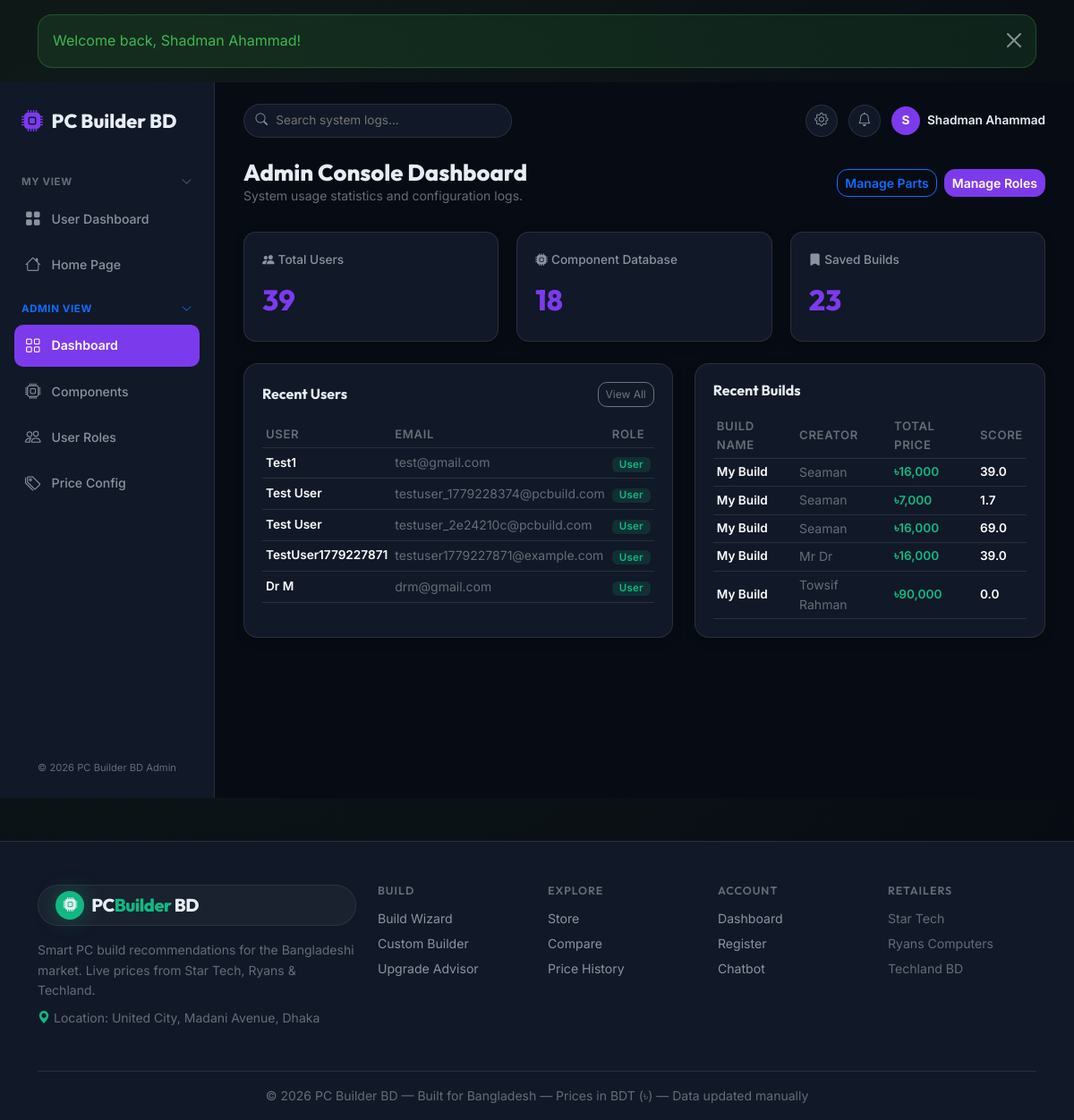
Page /admin/index.php (signed in) on the earlier database version.
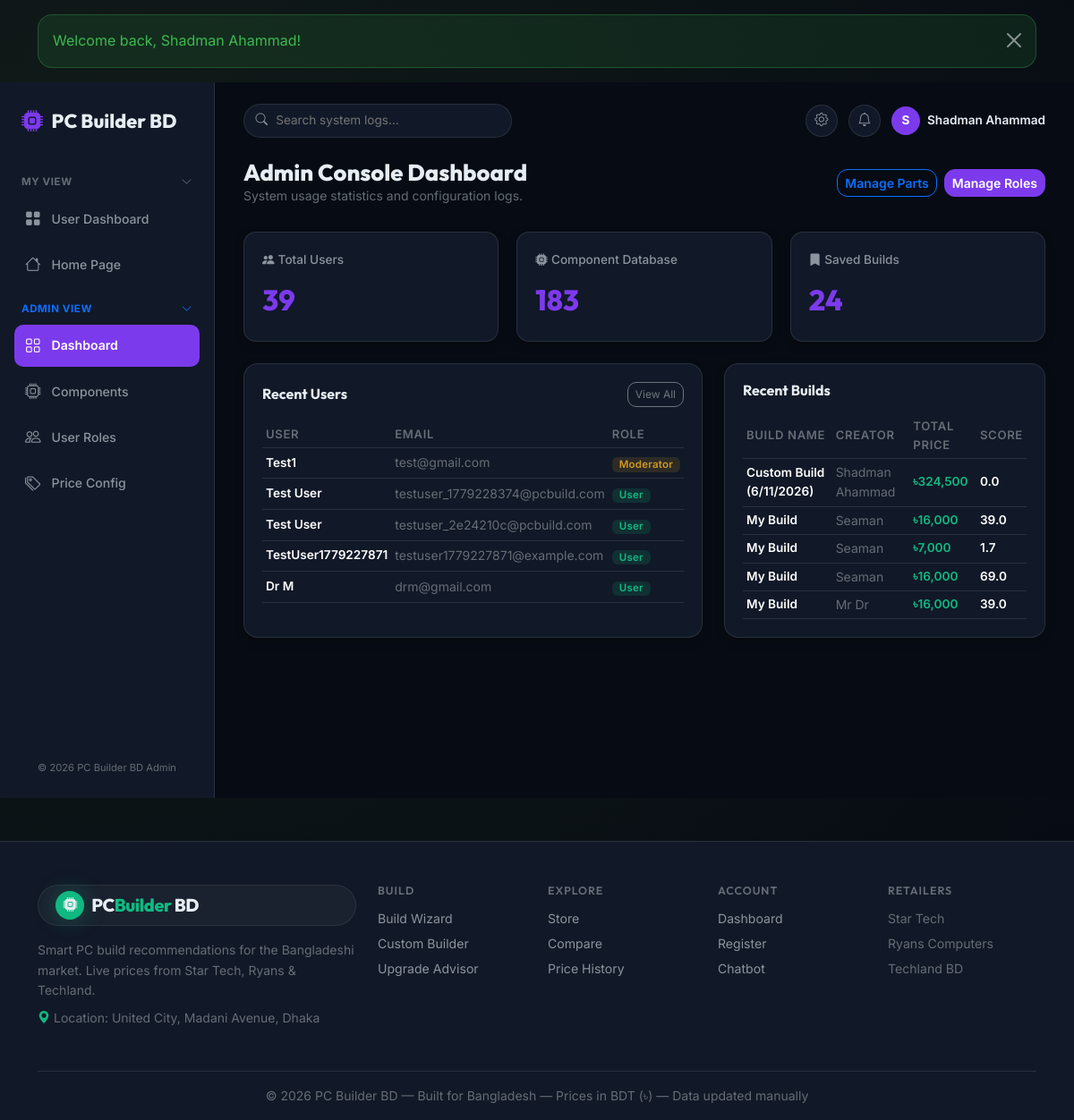
Same page on the later database version.
### tables this page shows
CREATE TABLE `user` (
  `user_id` int(11) NOT NULL AUTO_INCREMENT,
  `user_name` varchar(30) NOT NULL,
  `email` varchar(100) NOT NULL,
  `user_password` varchar(255) NOT NULL,
  `role` enum('user','admin','moderator') NOT NULL DEFAULT 'user',
  `created_at` timestamp NOT NULL DEFAULT current_timestamp(),
  PRIMARY KEY (`user_id`)
);

CREATE TABLE `build` (
  `build_id` int(11) NOT NULL AUTO_INCREMENT,
  `user_id` int(11) NOT NULL,
  `total_price` decimal(10,2) NOT NULL,
  `fps` int(11) NOT NULL,
  `wattage` int(11) NOT NULL,
  `name` varchar(200) NOT NULL DEFAULT 'My Build',
  `purpose` varchar(50) NOT NULL DEFAULT 'general',
  `score` decimal(6,2) NOT NULL DEFAULT 0.00,
  `created_at` timestamp NOT NULL DEFAULT current_timestamp(),
  PRIMARY KEY (`build_id`),
  KEY `fk_user_id_build` (`user_id`),
  CONSTRAINT `fk_user_id_build` FOREIGN KEY (`user_id`) REFERENCES `user` (`user_id`) ON DELETE CASCADE ON UPDATE CASCADE
);

### includes/db.php (called while the page is built, shortened)
<?php
function get_db(): PDO {
    static $pdo = null;
    if ($pdo !== null) return $pdo;
    $dsn = sprintf(
        'mysql:host=%s;dbname=%s;charset=%s',
        DB_HOST, DB_NAME, DB_CHARSET
    );
    try {
        $pdo = new PDO($dsn, DB_USER, DB_PASS, [
            PDO::ATTR_ERRMODE            => PDO::ERRMODE_EXCEPTION,
            PDO::ATTR_DEFAULT_FETCH_MODE => PDO::FETCH_ASSOC,
            PDO::ATTR_EMULATE_PREPARES   => false,
        ]);
    } catch (PDOException $e) {
        if (APP_ENV === 'production') {
            http_response_code(500);
            die('Database connection failed.');
        }
        throw $e;
    }
    return $pdo;
}
function db_query(string $sql, array $params = []): array {
    $stmt = get_db()->prepare($sql);
    $stmt->execute($params);
    return $stmt->fetchAll();
}
function db_row(string $sql, array $params = []): ?array {
    $stmt = get_db()->prepare($sql);
    $stmt->execute($params);
    $row = $stmt->fetch();
    return $row !== false ? $row : null;
}

### admin/index.php (the view, shortened to what the changed rows need)
<?php
require_once __DIR__ . '/../includes/db.php';
require_once __DIR__ . '/../includes/functions.php';
$total_comps  = db_row('SELECT COUNT(*) c FROM component')['c'];
$total_builds = db_row('SELECT COUNT(*) c FROM `build`')['c'];
$recent_users = db_query('SELECT user_id,user_name,email,role,created_at FROM `user` ORDER BY created_at DESC LIMIT 5');
$recent_builds= db_query(
    'SELECT b.build_id,b.name,b.total_price,b.score,b.created_at,u.user_name FROM `build` b
     JOIN `user` u ON u.user_id=b.user_id ORDER BY b.created_at DESC LIMIT 5'
);
include __DIR__ . '/../templates/header.php';
?>
<div class="admin-layout-wrapper">
  <main class="admin-workspace">
    <div class="d-flex justify-content-between align-items-center mb-1">
      <div>
        <h2 style="font-family: var(--font-head); font-weight:800; font-size:1.6rem; color:var(--text-primary); margin:0;">Admin Console Dashboard</h2>
      </div>
    </div>
    <div class="admin-kpis-grid">
      <div class="admin-kpi-card">
        <div class="admin-kpi-title"><i class="bi bi-cpu-fill me-1"></i>Component Database</div>
        <div class="admin-kpi-value"><?= number_format((int)$total_comps) ?></div>
      </div>
      <div class="admin-kpi-card">
        <div class="admin-kpi-title"><i class="bi bi-bookmark-fill me-1"></i>Saved Builds</div>
        <div class="admin-kpi-value"><?= number_format((int)$total_builds) ?></div>
      </div>
    </div>
    <div class="admin-row-panels">
      <div class="admin-panel-card">
        <div class="table-responsive">
          <table class="table table-sm table-hover mb-0">
            <thead><tr><th>User</th><th>Email</th><th>Role</th></tr></thead>
            <tbody>
              <?php foreach ($recent_users as $u): ?>
                <tr>
                  <td class="fw-600" style="font-size:0.85rem;"><?= sanitise($u['user_name']) ?></td>
                  <td class="text-muted small"><?= sanitise($u['email']) ?></td>
                  <td>
                    <?php
                      $rClass = match($u['role'] ?? 'user') {
                          'admin'     => 'badge-role-admin',
                          'moderator' => 'badge-role-moderator',
                          default     => 'badge-role-user',
                      };
                    ?>
                    <span class="badge <?= $rClass ?>"><?= ucfirst(sanitise($u['role'] ?? 'user')) ?></span>
                  </td>
                </tr>
              <?php endforeach; ?>
            </tbody>
          </table>
        </div>
      </div>
      <div class="admin-panel-card">
        <div class="table-responsive">
          <table class="table table-sm table-hover mb-0">
            <thead><tr><th>Build Name</th><th>Creator</th><th>Total Price</th><th>Score</th></tr></thead>
            <tbody>
              <?php foreach ($recent_builds as $b): ?>
                <tr>
                  <td class="fw-600" style="font-size:0.85rem;"><?= sanitise($b['name']) ?></td>
                  <td class="text-muted small"><?= sanitise($b['user_name']) ?></td>
                  <td class="text-accent fw-600" style="font-size:0.85rem;"><?= format_bdt((float)$b['total_price']) ?></td>
                  <td style="font-size:0.85rem; font-weight:600;"><?= number_format((float)$b['score'], 1) ?></td>
                </tr>
              <?php endforeach; ?>
            </tbody>
          </table>
        </div>
      </div>
    </div>
  </main>
</div>
<?php include __DIR__ . '/../templates/footer.php'; ?>

### includes/functions.php (shortened to what the changed rows need)
<?php
function format_bdt(float $n): string {
    return '৳' . number_format($n, 0, '.', ',');
}
function sanitise(mixed $input): string {
    return htmlspecialchars((string)$input, ENT_QUOTES | ENT_SUBSTITUTE, 'UTF-8');
}
function get_flash(): array {
    $messages = $_SESSION['flash'] ?? [];
    return $messages;
}
function render_flash(): void {
    foreach (get_flash() as $f) {
        $t = sanitise($f['type']); $m = sanitise($f['msg']);
        echo "<div class=\"alert alert-{$t} alert-dismissible fade show\" role=\"alert\">"
            . $m . "<button type=\"button\" class=\"btn-close\" data-bs-dismiss=\"alert\" aria-label=\"Close\"></button></div>";
    }
}

Differences in the rows shown:
no longer on this page (row unchanged): build: name "My Build", user.user_name "Towsif Rahman", total_price "৳90,000", score "0.0"
changed user "test@gmail.com": role "User" → "Moderator"
added build: name "Custom Build (6/11/2026)", user.user_name "Shadman Ahammad", total_price "৳324,500", score "0.0"
Other differences:
$total_comps: "18" → "183"
$total_builds: "23" → "24"
